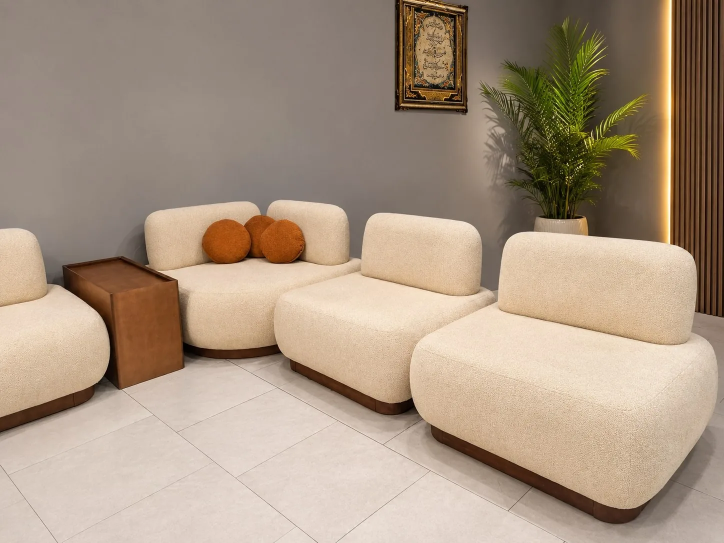
#> input picture images/product-1.webp, 1448 x 1086 px, found by its file name (shown at 1/2 size)
$ python inspect_table_zoom.py
#> lines starting #> are read from the running program, lines starting #| are printed output that depends on the picture; after the words box and inside, x2 and y2 are one past the last pixel; in counts of white or black regions, pixels touching at a corner belong together
import numpy as np
from PIL import Image, ImageDraw
import cv2

orig = Image.open(r'c:\Users\Mahdi\Desktop\بببببب\images\product-1.webp').convert('RGB')
#> orig is the input picture: PIL image 1448x1086 RGB; mean R, G, B 169.2, 149.8, 130.4
orig_np = np.array(orig)

# Crop the table region
x1, y1, x2, y2 = 180, 400, 520, 800
table_crop = orig_np[y1:y2, x1:x2].copy()
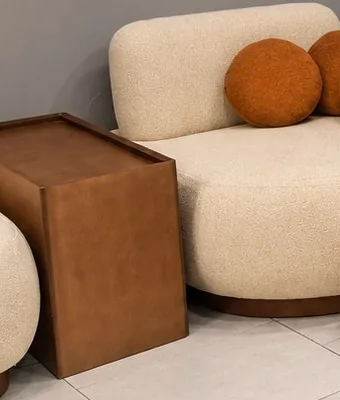
#> table_crop: shape (400, 340, 3); mean R, G, B 163.6, 130.9, 104.9

# Find edges using Canny
gray = cv2.cvtColor(table_crop, cv2.COLOR_RGB2GRAY)
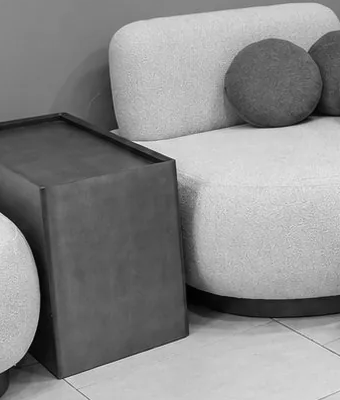
#> gray: shape (400, 340); min 1, max 241, mean 137.7
edges = cv2.Canny(gray, 30, 100)
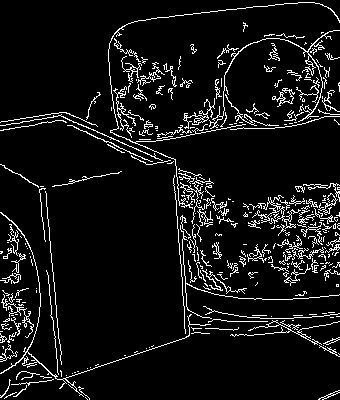
#> edges: shape (400, 340); 7.7% white in thin lines or dots

# Save edges and color crop with a high-resolution grid (every 20 pixels)
table_img = Image.fromarray(table_crop)
draw = ImageDraw.Draw(table_img)

for y in range(0, y2 - y1, 20):
    draw.line([(0, y), (x2 - x1, y)], fill=(255, 0, 0, 100))
    # Draw label on the left
    draw.text((2, y + 2), str(y1 + y), fill=(255, 255, 0))

for x in range(0, x2 - x1, 20):
    draw.line([(x, 0), (x, y2 - y1)], fill=(255, 0, 0, 100))
    draw.text((x + 2, 2), str(x1 + x), fill=(255, 255, 0))

table_img.save(r'c:\Users\Mahdi\Desktop\بببببب\table_detailed_grid.png')
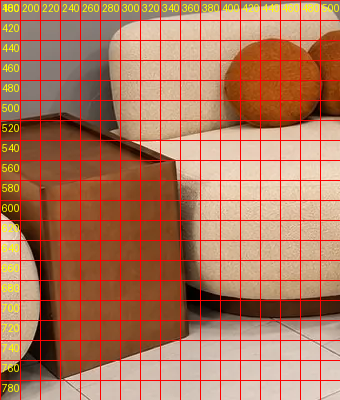
#> saved as table_detailed_grid.png: PIL image 340x400 RGB; mean R, G, B 173.9, 119.8, 93.4
Image.fromarray(edges).save(r'c:\Users\Mahdi\Desktop\بببببب\table_edges.png')
print("Saved table_detailed_grid.png and table_edges.png")
